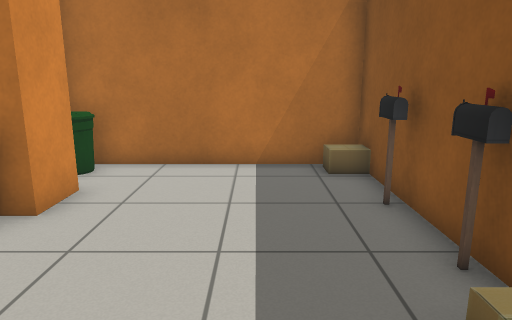
[1] (above)

16 first-person views from a walk through a robot-simulator world made for Gazebo. The camera is 1.1 m above the floor, tilts 12° down and sees 70° across. Floor lines are 1 m apart. The floor is counted in squares, 0.5 m on a side. Each view is taken from the middle of a square. On the plan, view 1 faces up. The plan holds only what a view shows up to about 20 squares ahead; the rest is blank. Simple shapes stand in for some stock models.

[2]
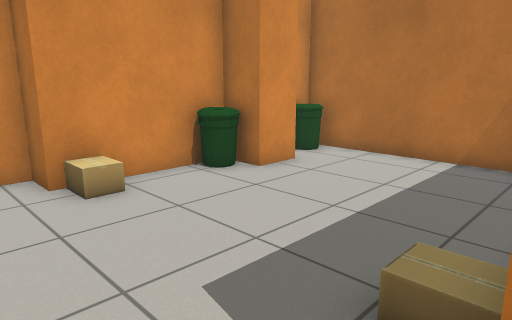

[3]
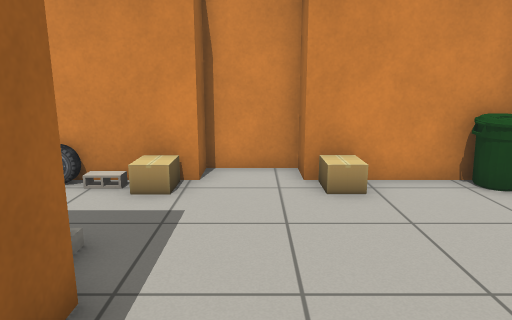

[4]
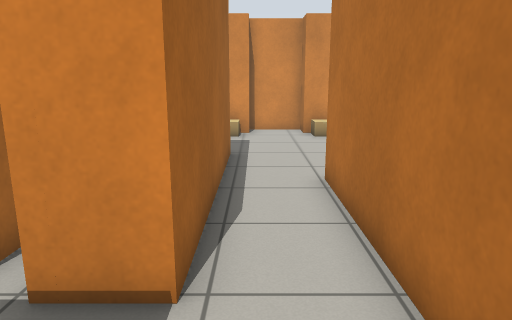

[5]
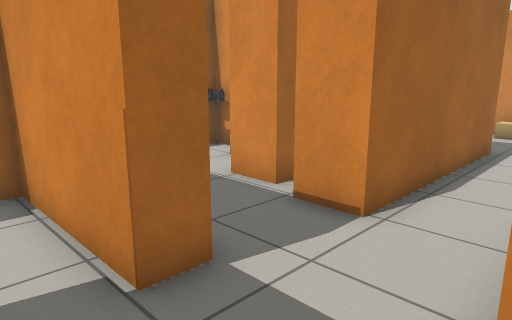

[6]
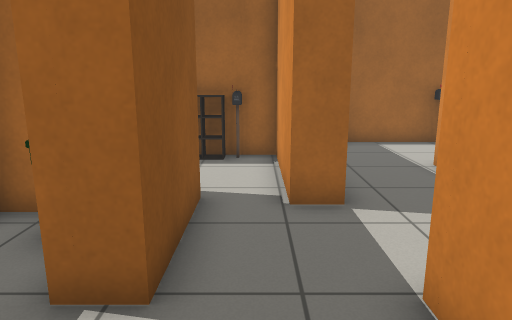

[7]
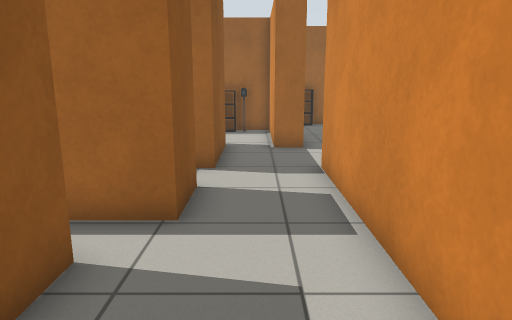

[8]
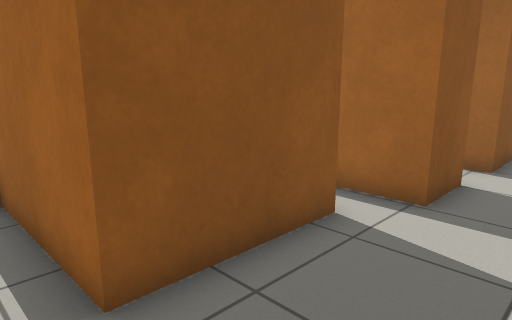

[9]
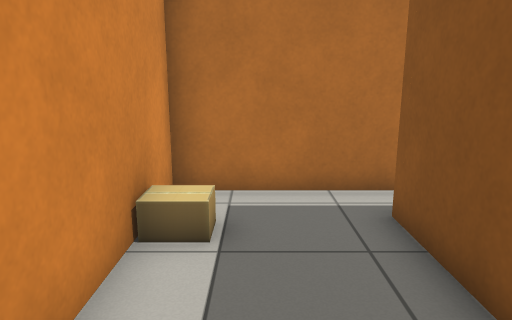

[10]
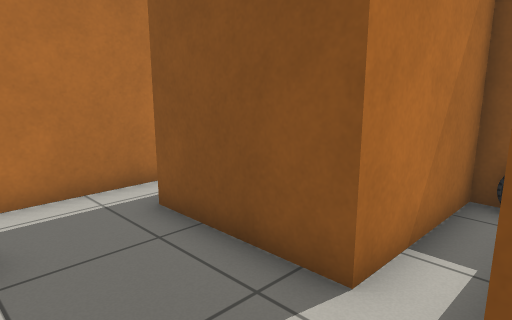

[11]
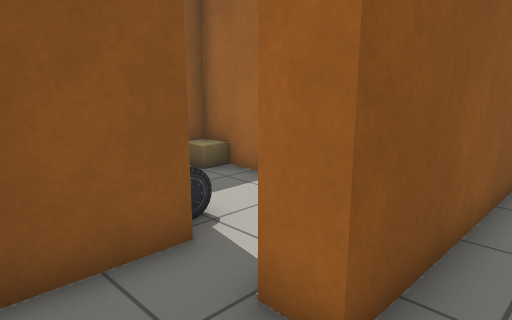

[12]
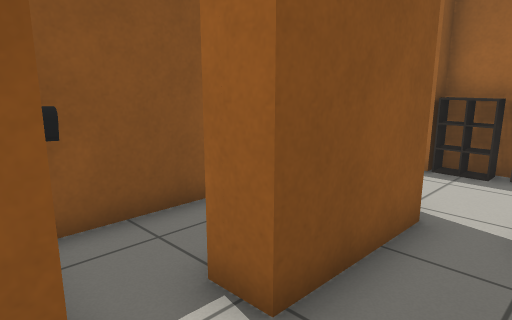

[13]
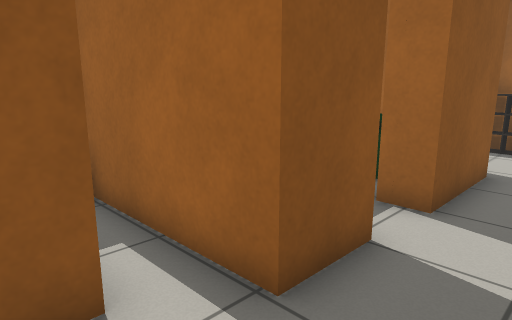

[14]
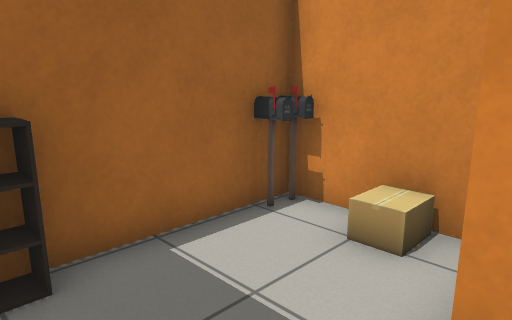

[15]
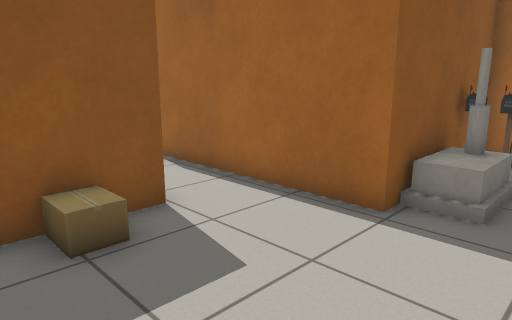

[16]
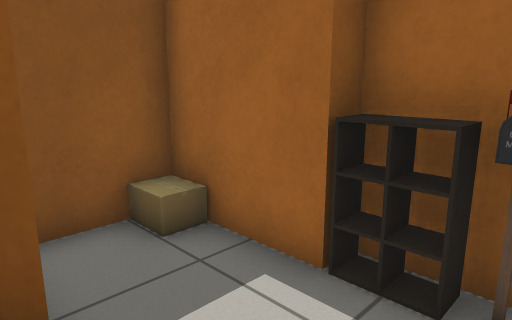

### Floor plan
Ten units are one square. View 1 is at (0, 0); x grows to the right and y downward. Boxes are objects, and circles mark ways between rooms. Rooms are numbered by the first view taken in them; rooms with no view inside come last. Other rooms are left out.
<svg viewBox="-68 -118 261 219">
<path fill="none" stroke="#000" d="M-3 18 77 18M-37 -74 -37 -58 -51 -58 -51 -11 -63 -11 -63 13 -54 13M90 -6 28 -6 28 -98 -51 -98M72 42 72 58M77 18 77 34M131 29 131 -7M104 86 104 24 114 24 114 34M45 63 45 96 95 96M103 -25 103 -5M90 90 95 90M133 -24 133 -44 181 -44M152 -113 103 -113 103 -25M185 -53 185 -58 143 -58 143 -98 188 -98"/>
<rect x="-55" y="15" width="20" height="10" fill="#bbb"><title>cardboard box</title></rect>
<rect x="-55" y="-25" width="20" height="10" fill="#bbb"><title>cardboard box</title></rect>
<rect x="-55" y="-55" width="20" height="10" fill="#bbb"><title>bin</title></rect>
<rect x="-55" y="-95" width="20" height="10" fill="#bbb"><title>bin</title></rect>
<rect x="15" y="-25" width="10" height="10" fill="#bbb"><title>cardboard box</title></rect>
<rect x="15" y="-45" width="10" height="10" fill="#bbb"><title>postbox</title></rect>
<rect x="15" y="-65" width="10" height="10" fill="#bbb"><title>postbox</title></rect>
<rect x="15" y="-95" width="10" height="10" fill="#bbb"><title>cardboard box</title></rect>
<rect x="45" y="85" width="10" height="10" fill="#bbb"><title>postbox</title></rect>
<rect x="45" y="65" width="10" height="10" fill="#bbb"><title>cardboard box</title></rect>
<rect x="105" y="-95" width="10" height="10" fill="#bbb"><title>cardboard box</title></rect>
<rect x="175" y="-55" width="10" height="10" fill="#bbb"><title>other object</title></rect>
<circle cx="75" cy="5" r="3" fill="#2a7"/>
<circle cx="120" cy="-35" r="3" fill="#2a7"/>
<text x="-10" y="-30">1</text>
<text x="90" y="40">2</text>
<text x="130" y="-70">3</text>
</svg>
Room 1 opens to room 2. Room 2 opens to room 3.

Where each view was taken, in squares from view 1:
view 1: 0 up, 0 right, facing up
view 2: 1 down, 3 right, facing up-left
view 3: 0 up, 3 right, facing left
view 4: 1 down, 11 right, facing left
view 5: 1 up, 13 right, facing down-left
view 6: 4 up, 12 right, facing down
view 7: 10 up, 12 right, facing down
view 8: 11 up, 11 right, facing down-right
view 9: 4 up, 12 right, facing up
view 10: 4 up, 11 right, facing up-right
view 11: 0 up, 9 right, facing down-right
view 12: 3 up, 11 right, facing down-right
view 13: 7 up, 11 right, facing down-right
view 14: 5 down, 10 right, facing down-left
view 15: 4 up, 3 left, facing down-right
view 16: 3 down, 12 right, facing down-right
